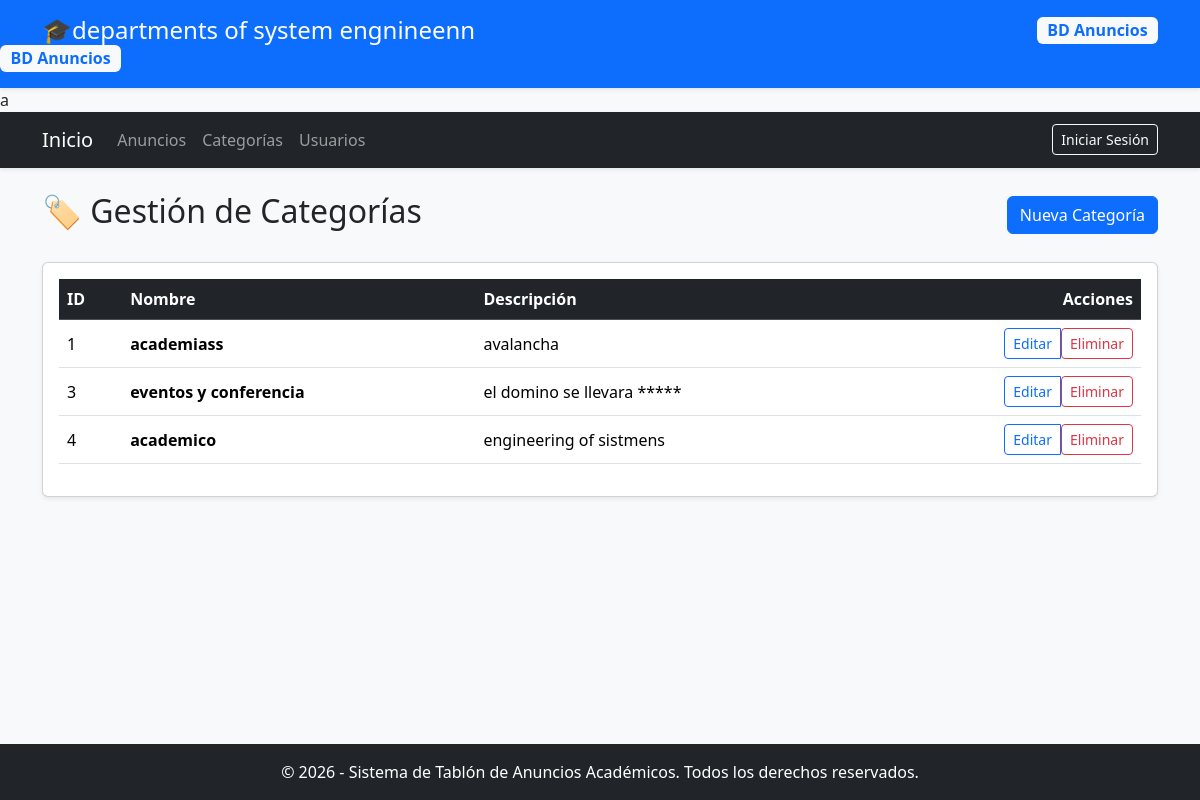
Page /categorias/ on the committed database.
### app/categorias/models.py (models this page shows, shortened)
class Categoria(db.Model):
    __tablename__ = 'categorias'
    id = db.Column(db.Integer, primary_key=True)
    nombre = db.Column(db.String(50), unique=True, nullable=False)
    descripcion = db.Column(db.Text, nullable=True)

### app/categorias/routes.py (the view)
@categorias_bp.route('/')
def listar():
    categorias = Categoria.query.all()
    return render_template('categorias/listar.html', categorias=categorias)

### app/categorias/templates/categorias/listar.html (shortened to what this page needs)
{% extends "base.html" %}
{% block content %}
<div class="d-flex justify-content-between align-items-center mb-4">
    <h2>🏷️ Gestión de Categorías</h2>
    <a href="{{ url_for('categorias.crear') }}" class="btn btn-primary">Nueva Categoría</a>
</div>
<div class="card shadow-sm">
    <div class="card-body">
        <table class="table table-hover align-middle">
            <thead class="table-dark">
                <tr>
                    <th>ID</th>
                    <th>Nombre</th>
                    <th>Descripción</th>
                    <th class="text-end">Acciones</th>
                </tr>
            </thead>
            <tbody>
                {% for cat in categorias %}
                <tr>
                    <td>{{ cat.id }}</td>
                    <td><strong>{{ cat.nombre }}</strong></td>
                    <td>{{ cat.descripcion or 'Sin descripción' }}</td>
                    <td class="text-end">
                        <div class="btn-group" role="group">
                                    <a href="{{ url_for('categorias.editar', id=cat.id) }}" class="btn btn-sm btn-outline-primary" title="Editar categoria">
                                        Editar
                                    </a>
                                     <form action="{{ url_for('categorias.eliminar', id=cat.id) }}" method="POST" class="d-inline" onsubmit="return confirm('¿Estás seguro de eliminar esta categoría?');">
                                        <button type="submit" class="btn btn-outline-danger btn-sm">Eliminar</button>
                                     </form>
                                </div>
                    </td>
                </tr>
                {% else %}
                <tr>
                    <td colspan="4" class="text-center text-muted py-4">No hay categorías registradas todavía.</td>
                </tr>
                {% endfor %}
            </tbody>
        </table>
    </div>
</div>
{% endblock %}

### rows in the picture
Categoria: id "1", nombre "academiass", descripcion "avalancha"
Categoria: id "3", nombre "eventos y conferencia", descripcion "el domino se llevara *****"
Categoria: id "4", nombre "academico", descripcion "engineering of sistmens"
